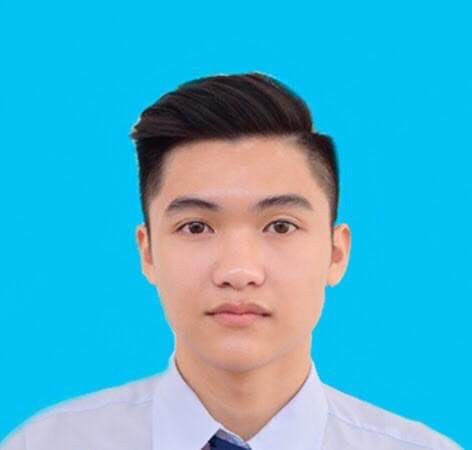
#> input picture Hieu.jpg, 472 x 450 px
$ python img_grow.py
#> lines starting #> are read from the running program, lines starting #| are printed output that depends on the picture
from importlib.resources import path
import cv2
import numpy as np
import matplotlib.pyplot as plt
from collections import deque

seeds = []
# Calculate the difference between the pixel value of the seed point and its field
def getGrayDiff(gray, current_seed, tmp_seed):
    return abs(int(gray[current_seed[0], current_seed[1]]) - int(gray[tmp_seed[0], tmp_seed[1]]))

# Region growing algorithm
def regional_growth(gray, seeds, threshold, num_connects):
    # Four neighboors
    if num_connects == 4:
        connects = [(-1, 0), (0, 1), (0, -1), (1, 0)]
    # Eight fields
    if num_connects == 8:
        connects = [(-1, -1), (0, -1), (1, -1),
                    (-1, 0), (1, 0),
                    (-1, 1), (0, 1), (1, 1)]
    seedMark  = np.zeros((gray.shape))
    height, width = gray.shape
    seedque = deque()
    label = 255
    seedque.extend(seeds)

    while seedque:
        # Queues are first in first out. So delete it from the left
        current_seed = seedque.popleft()
        seedMark[current_seed[0], current_seed[1]] = label
        for i in range(num_connects):
            tmpX = current_seed[0] + connects[i][0]
            tmpY = current_seed[1] + connects[i][1]

            # Dealing with ther border situations
            if tmpX < 0 or tmpY < 0 or tmpX >= height or tmpY >= width:
                continue

            grayDiff = getGrayDiff(gray, current_seed, (tmpX, tmpY))
            if grayDiff < threshold and seedMark[tmpX, tmpY] != label:
                seedque.append((tmpX, tmpY))
                seedMark[tmpX, tmpY] = label
    return seedMark

# Interaction function
# [7 lines left out: function event_mouse, not called in this run]

def region_grow(path_img, img, threshold, num_connects):
    cv2.namedWindow('img')
    cv2.setMouseCallback('img', event_mouse)
    cv2.imshow('img', img)

    while True:
        cv2.imshow('img', img)
        if cv2.waitKey(1) & 0xFF == ord('q'):
            break
    cv2.destroyAllWindows()
    CT = cv2.imread(path_img)
    seedMark = np.uint8(regional_growth(cv2.cvtColor(CT, cv2.COLOR_BGR2GRAY), seeds, threshold, num_connects))
    cv2.imshow('seedMark', seedMark)
    cv2.waitKey(0)

    plt.figure(figsize=(12, 3))
    plt.subplot(131), plt.imshow(cv2.cvtColor(CT, cv2.COLOR_BGR2RGB))
    plt.axis('off'), plt.title(f'$input\_image$')
    plt.subplot(132), plt.imshow(cv2.cvtColor(img, cv2.COLOR_BGR2RGB))
    plt.axis('off'), plt.title(f'$seeds\_image$')
    plt.subplot(133), plt.imshow(seedMark, cmap='gray', vmin = 0, vmax = 255)
    plt.axis('off'), plt.title(f'$segmented\_image$')
    plt.tight_layout()
    plt.show()


# ==================================================================================================


# split
# [68 lines left out: functions Division_Judge, Merge, Recursion, Division_Merge_Segmented, not called in this run]


if __name__ == '__main__':

    option = input('Enter option: ')
#> the answer given: 1

    try:
        option = int(option)
    except Exception:
        print('Error!!!!')

    if option == 1:
        path_img = input('Path of image: ')
#> the answer given: Hieu.jpg
        threshold = int(input('Threshold: '))
#> the answer given: 100
        num_connects = int(input('Number of connects: '))
#> the answer given: 3
        img = cv2.imread(path_img)
#> img is the input picture: shape (450, 472, 3); mean B, G, R 208.2, 178.2, 68.3
        region_grow(path_img, img, threshold, num_connects)
#> (key q is pressed here)
#> after the loop in regional_growth, `while seedque:`:
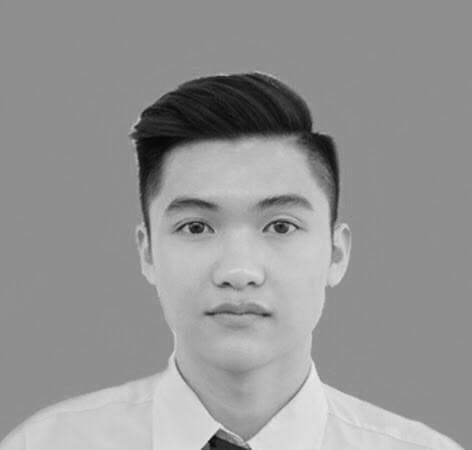
#> gray: shape (450, 472); min 4, max 240, mean 148.6
#> after the loop in regional_growth, `while seedque:`: seedMark: shape (450, 472) float64; every value is 0
#> in region_grow, `seedMark = np.uint8(regional_growth(cv2.cvtColor(CT, cv2.COLOR_BGR2GRA..`: seedMark: shape (450, 472); every value is 0
#> in region_grow, `plt.show()`:
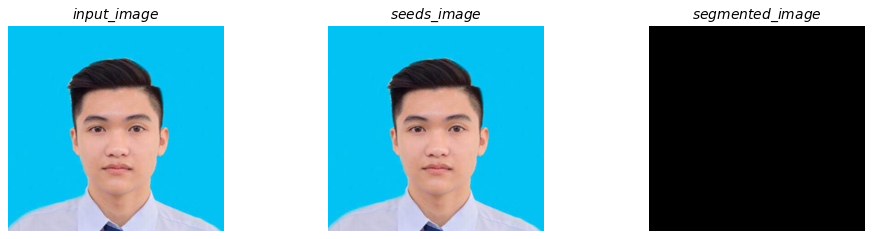
#> figure drawn by matplotlib, 3 panels


    elif option == 2:
        path_img = input('Path of image: ')
        Division_Merge_Segmented(path_img)

    else:
        quit()
